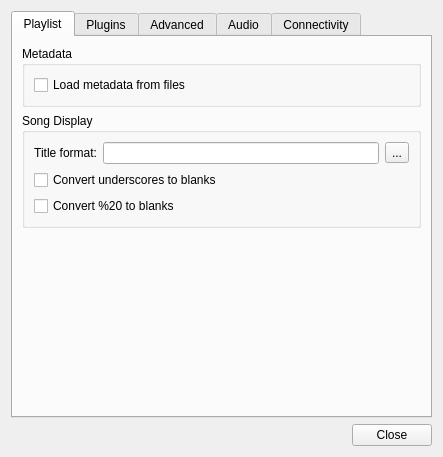
<?xml version="1.0" encoding="UTF-8"?>
<ui version="4.0">
 <class>ConfigDialog</class>
 <widget class="QDialog" name="ConfigDialog">
  <property name="geometry">
   <rect>
    <x>0</x>
    <y>0</y>
    <width>443</width>
    <height>457</height>
   </rect>
  </property>
  <property name="windowTitle">
   <string>Qmmp Settings</string>
  </property>
  <layout class="QVBoxLayout" name="verticalLayout">
   <item>
    <widget class="QTabWidget" name="tabWidget_2">
     <property name="currentIndex">
      <number>0</number>
     </property>
     <widget class="QWidget" name="tab">
      <attribute name="title">
       <string>Playlist</string>
      </attribute>
      <layout class="QVBoxLayout" name="verticalLayout_2">
       <item>
        <widget class="QGroupBox" name="groupBox_3">
         <property name="title">
          <string>Metadata</string>
         </property>
         <layout class="QGridLayout">
          <property name="margin">
           <number>9</number>
          </property>
          <property name="spacing">
           <number>6</number>
          </property>
          <item row="0" column="0">
           <widget class="QCheckBox" name="metadataCheckBox">
            <property name="text">
             <string>Load metadata from files</string>
            </property>
           </widget>
          </item>
         </layout>
        </widget>
       </item>
       <item>
        <widget class="QGroupBox" name="groupBox_2">
         <property name="title">
          <string>Song Display</string>
         </property>
         <layout class="QGridLayout" name="gridLayout_2">
          <item row="0" column="0">
           <widget class="QLabel" name="label_4">
            <property name="text">
             <string>Title format:</string>
            </property>
            <property name="alignment">
             <set>Qt::AlignRight|Qt::AlignTrailing|Qt::AlignVCenter</set>
            </property>
           </widget>
          </item>
          <item row="0" column="1">
           <widget class="QLineEdit" name="formatLineEdit"/>
          </item>
          <item row="0" column="2">
           <widget class="QToolButton" name="titleButton">
            <property name="text">
             <string>...</string>
            </property>
           </widget>
          </item>
          <item row="1" column="0" colspan="3">
           <widget class="QCheckBox" name="underscoresCheckBox">
            <property name="text">
             <string>Convert underscores to blanks</string>
            </property>
           </widget>
          </item>
          <item row="2" column="0" colspan="3">
           <widget class="QCheckBox" name="per20CheckBox">
            <property name="text">
             <string>Convert %20 to blanks</string>
            </property>
           </widget>
          </item>
         </layout>
        </widget>
       </item>
       <item>
        <spacer name="verticalSpacer">
         <property name="orientation">
          <enum>Qt::Vertical</enum>
         </property>
         <property name="sizeHint" stdset="0">
          <size>
           <width>20</width>
           <height>182</height>
          </size>
         </property>
        </spacer>
       </item>
      </layout>
     </widget>
     <widget class="QWidget" name="tab_2">
      <attribute name="title">
       <string>Plugins</string>
      </attribute>
      <layout class="QGridLayout" name="gridLayout2">
       <item row="0" column="0" colspan="3">
        <widget class="QTreeWidget" name="treeWidget">
         <property name="alternatingRowColors">
          <bool>true</bool>
         </property>
         <property name="selectionBehavior">
          <enum>QAbstractItemView::SelectRows</enum>
         </property>
         <property name="animated">
          <bool>true</bool>
         </property>
         <property name="allColumnsShowFocus">
          <bool>false</bool>
         </property>
         <property name="columnCount">
          <number>2</number>
         </property>
         <column>
          <property name="text">
           <string>Description</string>
          </property>
         </column>
         <column>
          <property name="text">
           <string>Filename</string>
          </property>
         </column>
        </widget>
       </item>
       <item row="1" column="0">
        <widget class="QPushButton" name="preferencesButton">
         <property name="minimumSize">
          <size>
           <width>0</width>
           <height>0</height>
          </size>
         </property>
         <property name="text">
          <string>Preferences</string>
         </property>
        </widget>
       </item>
       <item row="1" column="1">
        <widget class="QPushButton" name="informationButton">
         <property name="minimumSize">
          <size>
           <width>0</width>
           <height>0</height>
          </size>
         </property>
         <property name="text">
          <string>Information</string>
         </property>
        </widget>
       </item>
       <item row="1" column="2">
        <spacer name="horizontalSpacer">
         <property name="orientation">
          <enum>Qt::Horizontal</enum>
         </property>
         <property name="sizeHint" stdset="0">
          <size>
           <width>236</width>
           <height>20</height>
          </size>
         </property>
        </spacer>
       </item>
      </layout>
     </widget>
     <widget class="QWidget" name="tab_3">
      <attribute name="title">
       <string>Advanced</string>
      </attribute>
      <layout class="QVBoxLayout" name="verticalLayout_3">
       <item>
        <widget class="QGroupBox" name="groupBox_4">
         <property name="title">
          <string>File Dialog</string>
         </property>
         <layout class="QHBoxLayout">
          <item>
           <widget class="QComboBox" name="fileDialogComboBox"/>
          </item>
          <item>
           <widget class="QPushButton" name="fdInformationButton">
            <property name="text">
             <string>Information</string>
            </property>
           </widget>
          </item>
          <item>
           <spacer>
            <property name="orientation">
             <enum>Qt::Horizontal</enum>
            </property>
            <property name="sizeHint" stdset="0">
             <size>
              <width>40</width>
              <height>20</height>
             </size>
            </property>
           </spacer>
          </item>
         </layout>
        </widget>
       </item>
       <item>
        <widget class="QGroupBox" name="groupBox_9">
         <property name="title">
          <string>Cover Image Retrieve</string>
         </property>
         <layout class="QGridLayout" name="gridLayout_6">
          <item row="0" column="0" colspan="2">
           <widget class="QCheckBox" name="useCoverFilesCheckBox">
            <property name="text">
             <string>Use separate image files</string>
            </property>
            <property name="checked">
             <bool>true</bool>
            </property>
           </widget>
          </item>
          <item row="1" column="0">
           <widget class="QLabel" name="label_11">
            <property name="text">
             <string>Include files:</string>
            </property>
           </widget>
          </item>
          <item row="1" column="1">
           <widget class="QLineEdit" name="coverIncludeLineEdit"/>
          </item>
          <item row="2" column="0">
           <widget class="QLabel" name="label_12">
            <property name="text">
             <string>Exclude files:</string>
            </property>
           </widget>
          </item>
          <item row="2" column="1">
           <widget class="QLineEdit" name="coverExcludeLineEdit"/>
          </item>
          <item row="3" column="0" colspan="2">
           <layout class="QHBoxLayout" name="horizontalLayout_4">
            <item>
             <widget class="QLabel" name="label_13">
              <property name="text">
               <string>Recursive search depth:</string>
              </property>
             </widget>
            </item>
            <item>
             <widget class="QSpinBox" name="coverDepthSpinBox">
              <property name="maximum">
               <number>6</number>
              </property>
             </widget>
            </item>
            <item>
             <spacer name="horizontalSpacer_3">
              <property name="orientation">
               <enum>Qt::Horizontal</enum>
              </property>
              <property name="sizeHint" stdset="0">
               <size>
                <width>40</width>
                <height>20</height>
               </size>
              </property>
             </spacer>
            </item>
           </layout>
          </item>
         </layout>
        </widget>
       </item>
       <item>
        <spacer name="verticalSpacer_2">
         <property name="orientation">
          <enum>Qt::Vertical</enum>
         </property>
         <property name="sizeHint" stdset="0">
          <size>
           <width>20</width>
           <height>149</height>
          </size>
         </property>
        </spacer>
       </item>
      </layout>
     </widget>
     <widget class="QWidget" name="tab_7">
      <attribute name="title">
       <string>Audio</string>
      </attribute>
      <layout class="QVBoxLayout" name="verticalLayout_5">
       <item>
        <widget class="QGroupBox" name="groupBox_10">
         <property name="title">
          <string>Replay Gain</string>
         </property>
         <layout class="QGridLayout" name="gridLayout_7">
          <item row="1" column="0">
           <widget class="QLabel" name="label_14">
            <property name="text">
             <string>Replay Gain mode:</string>
            </property>
           </widget>
          </item>
          <item row="1" column="1">
           <widget class="QComboBox" name="replayGainModeComboBox">
            <property name="sizePolicy">
             <sizepolicy hsizetype="Minimum" vsizetype="Fixed">
              <horstretch>0</horstretch>
              <verstretch>0</verstretch>
             </sizepolicy>
            </property>
           </widget>
          </item>
          <item row="2" column="0">
           <widget class="QLabel" name="label_15">
            <property name="text">
             <string>Preamp:</string>
            </property>
           </widget>
          </item>
          <item row="2" column="1">
           <widget class="QDoubleSpinBox" name="preampDoubleSpinBox">
            <property name="sizePolicy">
             <sizepolicy hsizetype="Minimum" vsizetype="Fixed">
              <horstretch>0</horstretch>
              <verstretch>0</verstretch>
             </sizepolicy>
            </property>
            <property name="minimum">
             <double>-15.000000000000000</double>
            </property>
            <property name="maximum">
             <double>15.000000000000000</double>
            </property>
            <property name="singleStep">
             <double>0.010000000000000</double>
            </property>
           </widget>
          </item>
          <item row="2" column="2">
           <widget class="QLabel" name="label_17">
            <property name="sizePolicy">
             <sizepolicy hsizetype="Expanding" vsizetype="Preferred">
              <horstretch>0</horstretch>
              <verstretch>0</verstretch>
             </sizepolicy>
            </property>
            <property name="text">
             <string>dB</string>
            </property>
           </widget>
          </item>
          <item row="3" column="0">
           <widget class="QLabel" name="label_16">
            <property name="sizePolicy">
             <sizepolicy hsizetype="Preferred" vsizetype="Preferred">
              <horstretch>0</horstretch>
              <verstretch>0</verstretch>
             </sizepolicy>
            </property>
            <property name="text">
             <string>Default gain:</string>
            </property>
           </widget>
          </item>
          <item row="3" column="1">
           <widget class="QDoubleSpinBox" name="defaultGainDoubleSpinBox">
            <property name="sizePolicy">
             <sizepolicy hsizetype="Minimum" vsizetype="Fixed">
              <horstretch>0</horstretch>
              <verstretch>0</verstretch>
             </sizepolicy>
            </property>
            <property name="minimum">
             <double>-15.000000000000000</double>
            </property>
            <property name="maximum">
             <double>15.000000000000000</double>
            </property>
            <property name="singleStep">
             <double>0.010000000000000</double>
            </property>
           </widget>
          </item>
          <item row="3" column="2">
           <widget class="QLabel" name="label_18">
            <property name="sizePolicy">
             <sizepolicy hsizetype="Expanding" vsizetype="Preferred">
              <horstretch>0</horstretch>
              <verstretch>0</verstretch>
             </sizepolicy>
            </property>
            <property name="text">
             <string>dB</string>
            </property>
           </widget>
          </item>
          <item row="1" column="2">
           <spacer name="horizontalSpacer_4">
            <property name="orientation">
             <enum>Qt::Horizontal</enum>
            </property>
            <property name="sizeHint" stdset="0">
             <size>
              <width>40</width>
              <height>20</height>
             </size>
            </property>
           </spacer>
          </item>
          <item row="4" column="0" colspan="3">
           <widget class="QCheckBox" name="clippingCheckBox">
            <property name="text">
             <string>Use  peak info to prevent clipping</string>
            </property>
           </widget>
          </item>
         </layout>
        </widget>
       </item>
       <item>
        <widget class="QGroupBox" name="groupBox_11">
         <property name="title">
          <string>Audio</string>
         </property>
         <layout class="QGridLayout" name="gridLayout_8">
          <item row="0" column="0">
           <widget class="QLabel" name="label_19">
            <property name="text">
             <string>Output:</string>
            </property>
           </widget>
          </item>
          <item row="0" column="1">
           <widget class="QComboBox" name="outputComboBox"/>
          </item>
          <item row="0" column="2">
           <widget class="QPushButton" name="outputPreferencesButton">
            <property name="text">
             <string>Preferences</string>
            </property>
           </widget>
          </item>
          <item row="0" column="3">
           <widget class="QPushButton" name="outputInformationButton">
            <property name="text">
             <string>Information</string>
            </property>
           </widget>
          </item>
          <item row="0" column="4">
           <spacer name="horizontalSpacer_5">
            <property name="orientation">
             <enum>Qt::Horizontal</enum>
            </property>
            <property name="sizeType">
             <enum>QSizePolicy::Expanding</enum>
            </property>
            <property name="sizeHint" stdset="0">
             <size>
              <width>110</width>
              <height>20</height>
             </size>
            </property>
           </spacer>
          </item>
          <item row="1" column="0" colspan="5">
           <widget class="QCheckBox" name="softVolumeCheckBox">
            <property name="text">
             <string>Use software volume control</string>
            </property>
           </widget>
          </item>
          <item row="2" column="0" colspan="5">
           <widget class="QCheckBox" name="use16BitCheckBox">
            <property name="text">
             <string>16-bit output</string>
            </property>
           </widget>
          </item>
         </layout>
        </widget>
       </item>
       <item>
        <spacer name="verticalSpacer_4">
         <property name="orientation">
          <enum>Qt::Vertical</enum>
         </property>
         <property name="sizeHint" stdset="0">
          <size>
           <width>20</width>
           <height>103</height>
          </size>
         </property>
        </spacer>
       </item>
      </layout>
     </widget>
     <widget class="QWidget" name="tab_6">
      <attribute name="title">
       <string>Connectivity</string>
      </attribute>
      <layout class="QVBoxLayout" name="verticalLayout_4">
       <item>
        <widget class="QGroupBox" name="groupBox_5">
         <property name="title">
          <string>Proxy</string>
         </property>
         <property name="flat">
          <bool>false</bool>
         </property>
         <property name="checkable">
          <bool>false</bool>
         </property>
         <layout class="QGridLayout">
          <item row="0" column="0" colspan="2">
           <widget class="QCheckBox" name="enableProxyCheckBox">
            <property name="text">
             <string>Enable proxy usage</string>
            </property>
           </widget>
          </item>
          <item row="1" column="0">
           <widget class="QLabel" name="label_5">
            <property name="text">
             <string>Proxy host name:</string>
            </property>
            <property name="alignment">
             <set>Qt::AlignRight|Qt::AlignTrailing|Qt::AlignVCenter</set>
            </property>
           </widget>
          </item>
          <item row="1" column="1">
           <widget class="QLineEdit" name="hostLineEdit"/>
          </item>
          <item row="2" column="0">
           <widget class="QLabel" name="label_6">
            <property name="text">
             <string>Proxy port:</string>
            </property>
            <property name="alignment">
             <set>Qt::AlignRight|Qt::AlignTrailing|Qt::AlignVCenter</set>
            </property>
           </widget>
          </item>
          <item row="2" column="1">
           <widget class="QLineEdit" name="portLineEdit"/>
          </item>
          <item row="3" column="0" colspan="2">
           <widget class="QCheckBox" name="authProxyCheckBox">
            <property name="text">
             <string>Use authentication with proxy</string>
            </property>
           </widget>
          </item>
          <item row="4" column="0">
           <widget class="QLabel" name="label_7">
            <property name="text">
             <string>Proxy user name:</string>
            </property>
            <property name="alignment">
             <set>Qt::AlignRight|Qt::AlignTrailing|Qt::AlignVCenter</set>
            </property>
           </widget>
          </item>
          <item row="4" column="1">
           <widget class="QLineEdit" name="proxyUserLineEdit"/>
          </item>
          <item row="5" column="0">
           <widget class="QLabel" name="label_8">
            <property name="text">
             <string>Proxy password:</string>
            </property>
            <property name="alignment">
             <set>Qt::AlignRight|Qt::AlignTrailing|Qt::AlignVCenter</set>
            </property>
           </widget>
          </item>
          <item row="5" column="1">
           <widget class="QLineEdit" name="proxyPasswLineEdit">
            <property name="echoMode">
             <enum>QLineEdit::Password</enum>
            </property>
           </widget>
          </item>
         </layout>
        </widget>
       </item>
       <item>
        <spacer name="verticalSpacer_3">
         <property name="orientation">
          <enum>Qt::Vertical</enum>
         </property>
         <property name="sizeHint" stdset="0">
          <size>
           <width>20</width>
           <height>167</height>
          </size>
         </property>
        </spacer>
       </item>
      </layout>
     </widget>
    </widget>
   </item>
   <item>
    <widget class="QDialogButtonBox" name="buttonBox">
     <property name="standardButtons">
      <set>QDialogButtonBox::Close</set>
     </property>
    </widget>
   </item>
  </layout>
  <zorder>buttonBox</zorder>
  <zorder>tabWidget_2</zorder>
 </widget>
 <resources/>
 <connections>
  <connection>
   <sender>enableProxyCheckBox</sender>
   <signal>toggled(bool)</signal>
   <receiver>hostLineEdit</receiver>
   <slot>setEnabled(bool)</slot>
   <hints>
    <hint type="sourcelabel">
     <x>272</x>
     <y>40</y>
    </hint>
    <hint type="destinationlabel">
     <x>272</x>
     <y>40</y>
    </hint>
   </hints>
  </connection>
  <connection>
   <sender>enableProxyCheckBox</sender>
   <signal>toggled(bool)</signal>
   <receiver>portLineEdit</receiver>
   <slot>setEnabled(bool)</slot>
   <hints>
    <hint type="sourcelabel">
     <x>272</x>
     <y>40</y>
    </hint>
    <hint type="destinationlabel">
     <x>272</x>
     <y>39</y>
    </hint>
   </hints>
  </connection>
  <connection>
   <sender>authProxyCheckBox</sender>
   <signal>toggled(bool)</signal>
   <receiver>proxyUserLineEdit</receiver>
   <slot>setEnabled(bool)</slot>
   <hints>
    <hint type="sourcelabel">
     <x>272</x>
     <y>38</y>
    </hint>
    <hint type="destinationlabel">
     <x>272</x>
     <y>38</y>
    </hint>
   </hints>
  </connection>
  <connection>
   <sender>authProxyCheckBox</sender>
   <signal>toggled(bool)</signal>
   <receiver>proxyPasswLineEdit</receiver>
   <slot>setEnabled(bool)</slot>
   <hints>
    <hint type="sourcelabel">
     <x>272</x>
     <y>38</y>
    </hint>
    <hint type="destinationlabel">
     <x>272</x>
     <y>37</y>
    </hint>
   </hints>
  </connection>
  <connection>
   <sender>useCoverFilesCheckBox</sender>
   <signal>toggled(bool)</signal>
   <receiver>coverIncludeLineEdit</receiver>
   <slot>setEnabled(bool)</slot>
   <hints>
    <hint type="sourcelabel">
     <x>263</x>
     <y>54</y>
    </hint>
    <hint type="destinationlabel">
     <x>263</x>
     <y>50</y>
    </hint>
   </hints>
  </connection>
  <connection>
   <sender>useCoverFilesCheckBox</sender>
   <signal>toggled(bool)</signal>
   <receiver>coverExcludeLineEdit</receiver>
   <slot>setEnabled(bool)</slot>
   <hints>
    <hint type="sourcelabel">
     <x>263</x>
     <y>54</y>
    </hint>
    <hint type="destinationlabel">
     <x>263</x>
     <y>45</y>
    </hint>
   </hints>
  </connection>
  <connection>
   <sender>useCoverFilesCheckBox</sender>
   <signal>toggled(bool)</signal>
   <receiver>coverDepthSpinBox</receiver>
   <slot>setEnabled(bool)</slot>
   <hints>
    <hint type="sourcelabel">
     <x>263</x>
     <y>54</y>
    </hint>
    <hint type="destinationlabel">
     <x>256</x>
     <y>41</y>
    </hint>
   </hints>
  </connection>
  <connection>
   <sender>buttonBox</sender>
   <signal>rejected()</signal>
   <receiver>ConfigDialog</receiver>
   <slot>reject()</slot>
   <hints>
    <hint type="sourcelabel">
     <x>587</x>
     <y>415</y>
    </hint>
    <hint type="destinationlabel">
     <x>225</x>
     <y>421</y>
    </hint>
   </hints>
  </connection>
  <connection>
   <sender>buttonBox</sender>
   <signal>accepted()</signal>
   <receiver>ConfigDialog</receiver>
   <slot>accept()</slot>
   <hints>
    <hint type="sourcelabel">
     <x>603</x>
     <y>422</y>
    </hint>
    <hint type="destinationlabel">
     <x>141</x>
     <y>414</y>
    </hint>
   </hints>
  </connection>
 </connections>
</ui>
